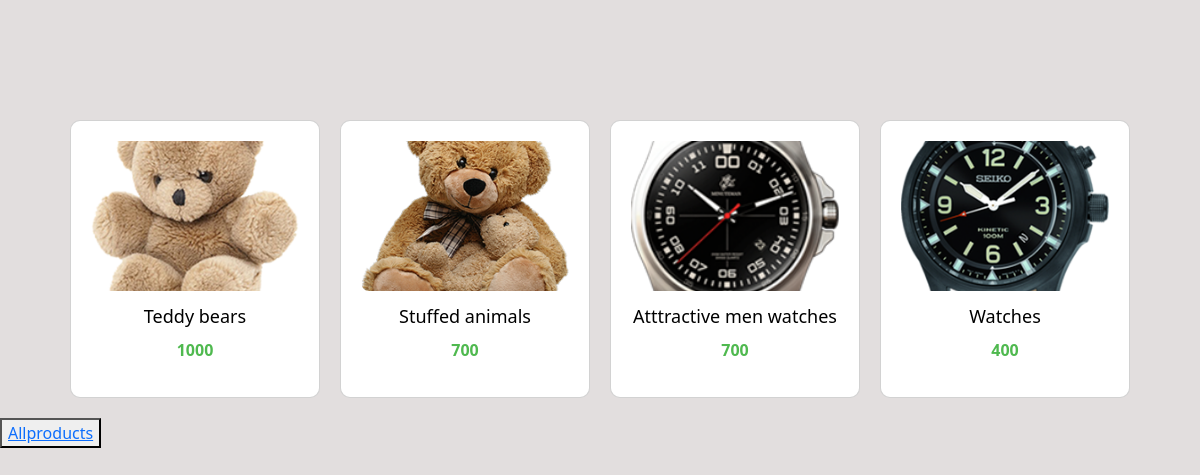
/viewproducts, run on an earlier commit of the app's database.
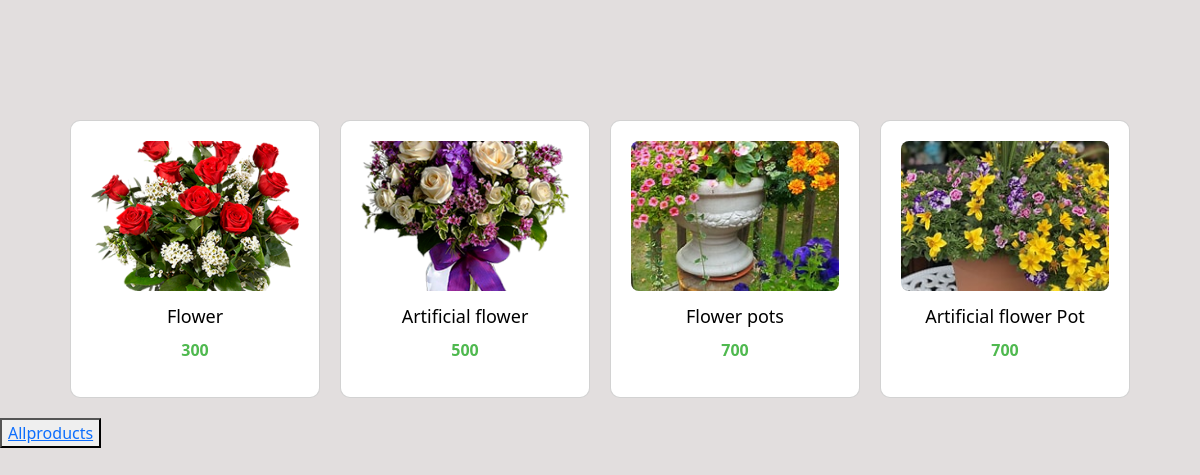
And on a later commit of the database.
### app/models.py (models this page shows)
class Product(models.Model):
    product_id=models.ForeignKey(Company,on_delete=models.CASCADE)
    name=models.CharField(max_length=100)
    image=models.FileField(upload_to='media')
    description=models.CharField(max_length=100)
    price=models.IntegerField()
    category=models.CharField(null=True,blank=True,max_length=100)
    product_quantity=models.IntegerField(null=True,blank=True)
    color = models.CharField(max_length=100, null=True, blank=True)
    size = models.CharField(max_length=100, null=True, blank=True)

### app/views.py (the view)
# urls.py: path('viewproducts',views.viewproducts,name='viewproducts'),
def viewproducts(request):
    data=Product.objects.all()
    return render(request,'viewallproducts.html',{'data':data})

### templates/viewallproducts.html (shortened to what this page needs)
<!DOCTYPE html>
{% load static %}
<html lang="en">
<head>
    <link href="https://cdn.jsdelivr.net/npm/bootstrap@5.3.3/dist/css/bootstrap.min.css" rel="stylesheet">
</head>
<body style="background-color: rgb(226, 222, 222);">
      <div class="container">
          {% for i in data|slice:4 %}
          <div class="card">
              <a href="login"><img src="{{ i.image.url }}" alt="Product Image"></a>
              <h2>{{ i.name }}</h2>
              <p class="price">{{ i.price }}</p>
          </div>
          {% endfor %}
      </div>
    <div>
        <button><a href="{% url 'products' %}">Allproducts</a></button>
</body>
</html>

### templates/viewallproducts.html (style rules this page uses)
body { padding: 0; margin: 0; }
.container { display: flex; flex-wrap: wrap; justify-content: center; gap: 20px; margin: 20px auto; }
.card { position: relative; margin-top: 100px; border-radius: 10px; width: 250px; padding: 20px; text-align: center; overflow: hidden; }
.card img { width: 100%; height: 150px; object-fit: cover; border-radius: 8px; margin-bottom: 15px; }
.card h2 { font-size: 18px; margin-bottom: 10px; color: black; }
.price { font-size: 16px; color: rgb(79, 185, 79); font-weight: bold; margin-bottom: 15px; }

What changed in the data, as far as the page shows it:
removed Product: image (picture), name "Teddy bears", price "1000"
removed Product: image (picture), name "Stuffed animals", price "700"
removed Product: image (picture), name "Atttractive men watches", price "700"
removed Product: image (picture), name "Watches", price "400"
added Product: image (picture), name "Flower", price "300"
added Product: image (picture), name "Artificial flower", price "500"
added Product: image (picture), name "Flower pots", price "700"
added Product: image (picture), name "Artificial flower Pot", price "700"
